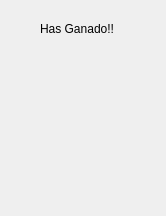
<?xml version="1.0" encoding="UTF-8"?>
<ui version="4.0">
 <class>NessWin</class>
 <widget class="QDialog" name="NessWin">
  <property name="geometry">
   <rect>
    <x>0</x>
    <y>0</y>
    <width>166</width>
    <height>216</height>
   </rect>
  </property>
  <property name="windowTitle">
   <string>Dialog</string>
  </property>
  <widget class="QLabel" name="label">
   <property name="geometry">
    <rect>
     <x>40</x>
     <y>20</y>
     <width>101</width>
     <height>17</height>
    </rect>
   </property>
   <property name="text">
    <string>Has Ganado!!</string>
   </property>
  </widget>
  <widget class="QLabel" name="label_2">
   <property name="geometry">
    <rect>
     <x>60</x>
     <y>60</y>
     <width>51</width>
     <height>101</height>
    </rect>
   </property>
   <property name="text">
    <string/>
   </property>
   <property name="pixmap">
    <pixmap resource="Sprites/resource.qrc">:/Ness_OK.png</pixmap>
   </property>
  </widget>
 </widget>
 <resources>
  <include location="Sprites/resource.qrc"/>
 </resources>
 <connections/>
</ui>
